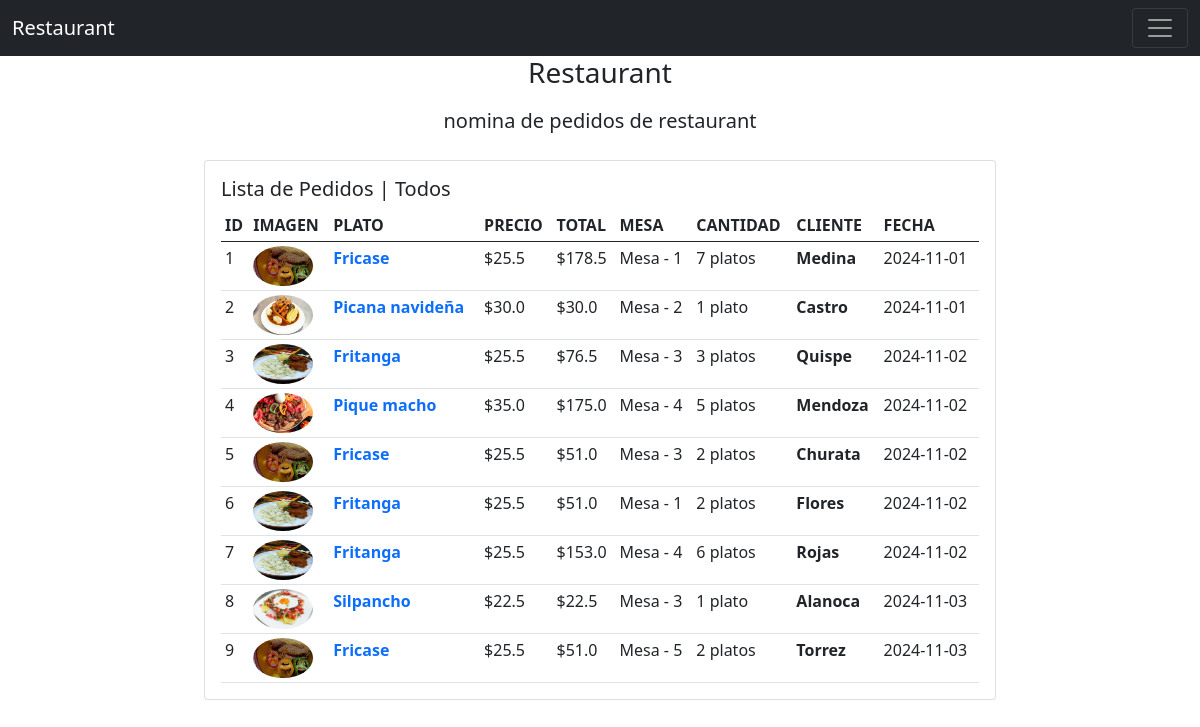
The app's page /pedidos with its own data.
### tables this page shows
CREATE TABLE Pedidos (
    id INTEGER PRIMARY KEY AUTOINCREMENT,
    plato_id INTEGER NOT NULL,
    mesa_id INTEGER NOT NULL,
    cantidad INTEGER NOT NULL,
    cliente TEXT NOT NULL,
    fecha DATE NOT NULL,
    FOREIGN KEY(plato_id) REFERENCES Platos(id),
    FOREIGN KEY(mesa_id) REFERENCES Mesas(id)
);

CREATE TABLE Platos (
    id INTEGER PRIMARY KEY AUTOINCREMENT,
    nombre TEXT NOT NULL,
    precio REAL NOT NULL,
    imagen TEXT NOT NULL
);

CREATE TABLE Mesas (
    id INTEGER PRIMARY KEY AUTOINCREMENT,
    numero INTEGER NOT NULL,
    nombre TEXT NOT NULL
);

### app.py (the view)
@app.route('/pedidos')
def pedidos():
    conn = sqlite3.connect('restaurante.db')
    cursor = conn.cursor()
    cursor = conn.execute('''
    SELECT Pedidos.id, Platos.nombre AS nombre,Platos.precio AS precio,Platos.imagen AS imagen,Mesas.numero AS mesa,cantidad,cliente,fecha
    FROM pedidos
    JOIN Platos ON Pedidos.plato_id = Platos.id
    JOIN Mesas ON mesa_id = Mesas.id
    ''')
    pedido = cursor.fetchall()
    conn.close()
    return render_template('pedidos.html', pedido = pedido)

### templates/pedidos.html
{% extends "layout.html" %}
{% block content %}
<h1>.</h1>
<div class="row g-8">
  <div class="py-9 text-center">
    <h3 class="mb-3">Restaurant</h3>
    <div class="col-lg-6 mx-auto">
        <p class="lead mb-4">nomina de pedidos de restaurant</p>
    </div>
  </div>
  <div class="col-2"></div>
  {% if pedido %}
  <div class="col-8">
    <div class="card top-selling overflow-auto">
      <div class="card-body pb-0">
        <h5 class="card-title">Lista de Pedidos <span>| Todos</span></h5>
        <table class="table table-sm">
          <thead class="table">
            <tr>
              <th scope="col" style="text-transform: uppercase;">Id</th>
              <th scope="col" style="text-transform: uppercase;">Imagen</th>
              <th scope="col" style="text-transform: uppercase;">Plato</th>
              <th scope="col" style="text-transform: uppercase;">Precio</th>
              <th scope="col" style="text-transform: uppercase;">Total</th>
              <th scope="col" style="text-transform: uppercase;">Mesa</th>
              <th scope="col" style="text-transform: uppercase;">Cantidad</th>
              <th scope="col" style="text-transform: uppercase;">Cliente</th>
              <th scope="col" style="text-transform: uppercase;">Fecha</th>
          </thead>
          <tbody class="table-group-divider">
            {% for item in pedido %}
            <tr>
              <td>{{ item.0 }}</td>
              <th scope="row"><a href="#"><img src="static/img/menu/{{ item.3 }}" class="rounded-circle" width="60" height="40"></a></th>
              <td class="text-primary fw-bold">{{ item.1 }}</td>
              <td>${{ item.2 }}</td>
              <td>${{ item.2 * item.5 }}</td>
              <td>Mesa - {{ item.4 }}</td>
              <td>{{ item.5 }} {% if item.5 > 1%} platos {% else %} plato {% endif %} </td>
              <td class="text fw-bold">{{ item.6 }}</td>
              <td>{{ item.7 }}</td>
            </tr>
            {% endfor %}
          </tbody>
        </table>
      </div>
    </div>
  </div>
  {% else %}
  <div class="overflow-hidden col-lg-8 mx-auto">
      <div class="alert alert-success" role="alert">
          <p>Lista vacia, agregar registro por favor.</p>
      </div>
  </div>
  {% endif %}
  <div class="col-2"></div>
</div>
{% endblock %}

### templates/layout.html (shortened to what this page needs)
<!DOCTYPE html>
<html lang="en">
<head>
    <link href="https://cdn.jsdelivr.net/npm/bootstrap@5.0.2/dist/css/bootstrap.min.css" rel="stylesheet">
</head>
<body>
  <nav class="navbar navbar-dark bg-dark fixed-top ">
    <div class="container-fluid">
      <a class="navbar-brand" href="#">Restaurant</a>
      <button class="navbar-toggler" type="button" data-bs-toggle="offcanvas" data-bs-target="#offcanvasDarkNavbar" aria-controls="offcanvasDarkNavbar" aria-label="Toggle navigation">
        <span class="navbar-toggler-icon"></span>
      </button>
    </div>
  </nav>
  <div>
    {% block content %}
    {% endblock %}
  </div>
</body>
</html>

### records on screen
Pedidos: id "1", imagen (picture), nombre "Fricase", precio "25.5", item.2*item.5 "178.5", numero "1", cantidad "7", shows "platos", cliente "Medina", fecha "2024-11-01"
Pedidos: id "2", imagen (picture), nombre "Picana navideña", precio "30.0", item.2*item.5 "30.0", numero "2", cantidad "1", shows "plato", cliente "Castro", fecha "2024-11-01"
Pedidos: id "3", imagen (picture), nombre "Fritanga", precio "25.5", item.2*item.5 "76.5", numero "3", cantidad "3", shows "platos", cliente "Quispe", fecha "2024-11-02"
Pedidos: id "4", imagen (picture), nombre "Pique macho", precio "35.0", item.2*item.5 "175.0", numero "4", cantidad "5", shows "platos", cliente "Mendoza", fecha "2024-11-02"
Pedidos: id "5", imagen (picture), nombre "Fricase", precio "25.5", item.2*item.5 "51.0", numero "3", cantidad "2", shows "platos", cliente "Churata", fecha "2024-11-02"
Pedidos: id "6", imagen (picture), nombre "Fritanga", precio "25.5", item.2*item.5 "51.0", numero "1", cantidad "2", shows "platos", cliente "Flores", fecha "2024-11-02"
Pedidos: id "7", imagen (picture), nombre "Fritanga", precio "25.5", item.2*item.5 "153.0", numero "4", cantidad "6", shows "platos", cliente "Rojas", fecha "2024-11-02"
Pedidos: id "8", imagen (picture), nombre "Silpancho", precio "22.5", item.2*item.5 "22.5", numero "3", cantidad "1", shows "plato", cliente "Alanoca", fecha "2024-11-03"
Pedidos: id "9", imagen (picture), nombre "Fricase", precio "25.5", item.2*item.5 "51.0", numero "5", cantidad "2", shows "platos", cliente "Torrez", fecha "2024-11-03"
